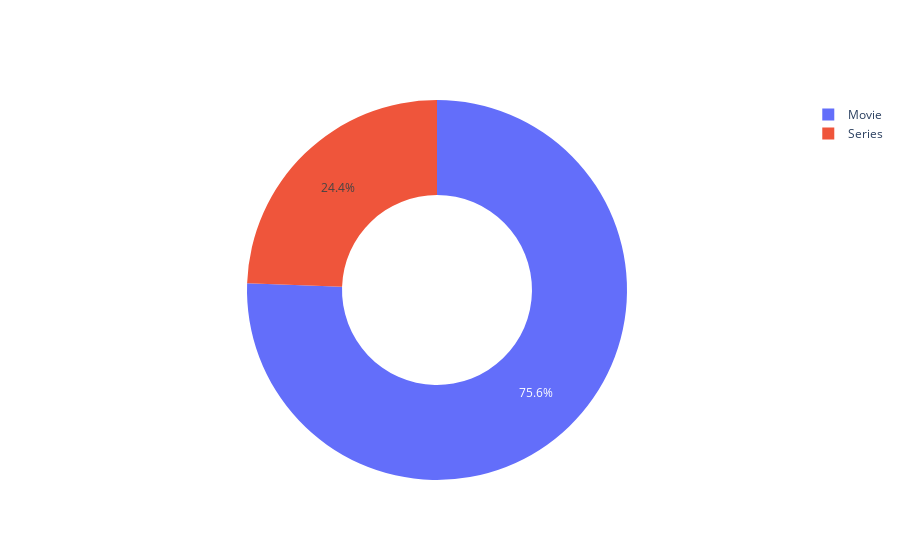

Source (notebook cell):
### Markdown cell above
### Series or Movies

### Code cell
labels = updated_df['Series or Movie'].value_counts().index

values=updated_df['Series or Movie'].value_counts()
fig=go.Figure(data=[go.Pie(labels=labels, values=values, hole=0.5)])
fig.show()

### Figure 1 — Plotly figure (JSON) as saved in the notebook; plotly's stock layout.template omitted (floating-point values rounded to 4 significant figures)
{"data": [{"hole": 0.5, "labels": ["Movie", "Series"], "type": "pie", "values": [11682, 3778]}], "layout": {}}
